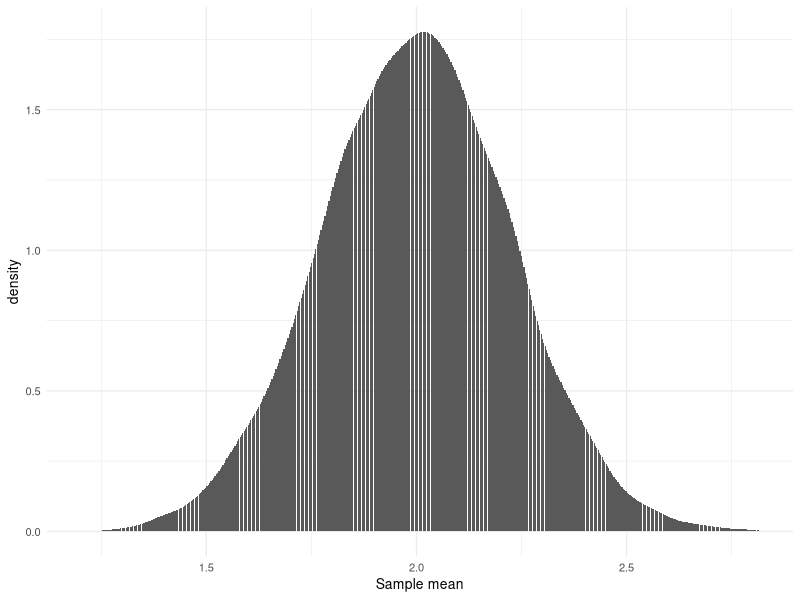

Generate this figure with R:
## ---- chunk 1
estimator_data <- tibble::tibble(
  `Sample mean` = rowMeans(matrix(rnorm(n = 10000 * 20, mean = 2, sd = 1), ncol = 20))
)
ggplot2::ggplot(estimator_data, ggplot2::aes(x = `Sample mean`)) +
    ggplot2::geom_histogram(stat = "density") +
    ggplot2::theme_minimal(base_size = 10)
